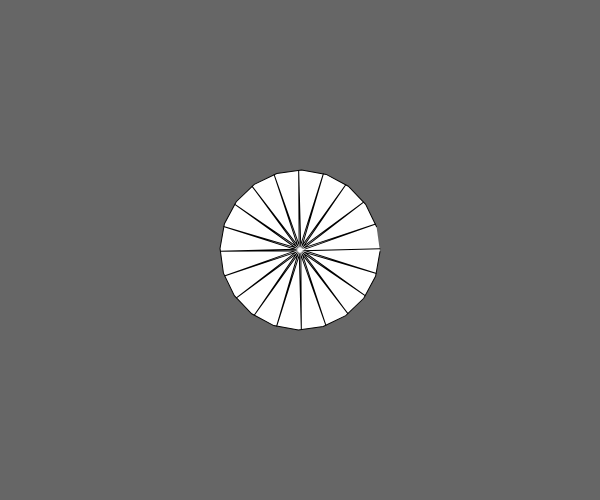
Frame 1 (no input)
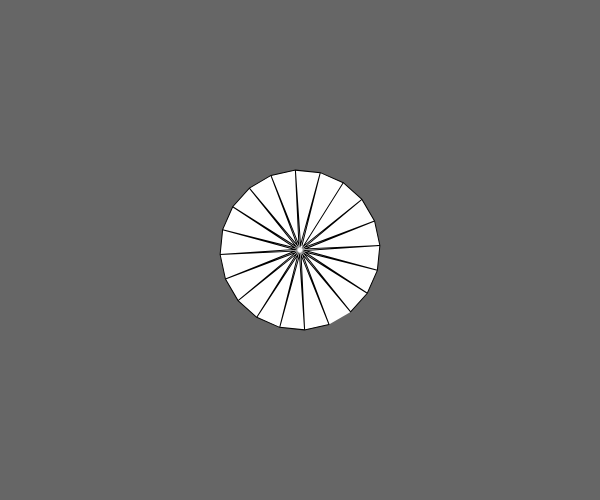
Frame 60 (no input)
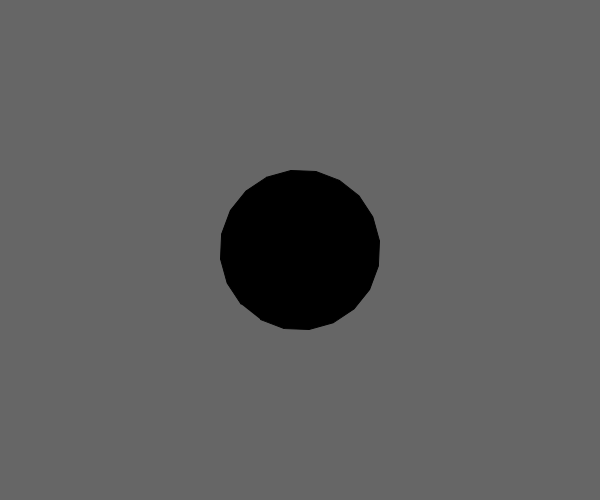
Frame 120 (the mouse pressed at the canvas centre since frame 60)

The p5.js sketch that drew these frames (run headless with seeded random() and noise() and a simulated clock; from frame 60 on, the mouse is pressed at the canvas centre):

// p5.js sketch
// ── sketch.js
function setup() {
  createCanvas(windowWidth / 2, windowHeight / 2);

  r = random(255);
  g = random(255);
  b = random(255);
}



function polygondrawing() {
  background(102);



  push();
  translate(width * 0.5, height * 0.5);
  rotate(frameCount / 50);
  polygon(0, 0, 80, 20);
  pop();



  push();
  translate(width*0.5, height*0.5);
  rotate(frameCount / -60.0);
  star(0, 0, 5, 80, 20);
  pop();



}

function draw() {
  if (mouseIsPressed) {
      fill(0);
    } else {
      fill(255);
    }
    ellipse(mouseX, mouseY, 80, 80);


  ellipse(mouseX, mouseY, 80, 80);
  polygondrawing();
}



function polygon(x, y, radius, npoints) {
  var angle = TWO_PI / npoints;
  beginShape();
  for (var a = 0; a < TWO_PI; a += angle) {
    var sx = x + cos(a) * radius;
    var sy = y + sin(a) * radius;
    vertex(sx, sy);
  }
  endShape();
}

function star(x, y, radius1, radius2, npoints) {
  var angle = TWO_PI / npoints;
  var halfAngle = angle/2.0;
  beginShape();
  for (var a = 0; a < TWO_PI; a += angle) {
    var sx = x + cos(a) * radius2;
    var sy = y + sin(a) * radius2;
    vertex(sx, sy);
    sx = x + cos(a+halfAngle) * radius1;
    sy = y + sin(a+halfAngle) * radius1;
    vertex(sx, sy);
  }
  endShape();
}

// ── particle.js
var gravity =0.1;

function article(x, y){
  this.x = x;
  this.y = y;

  this.yspeed = 0;

  this.update =function(){
    this.y += this.yspeed;
    this.yspeed += gravity;

    if(this.y > height){
      this.y = height;
      this.yspeed *= -0.9;
    }

  };

  this.show= function(){
    stroke(0);
    fill (0, 250);
    ellipse(this.x, this.y, 24, 24 );
  };
}
